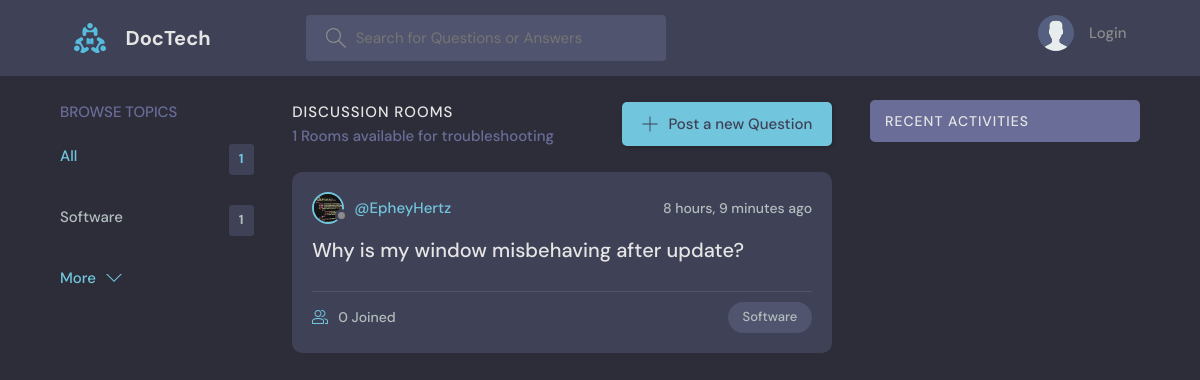
The page / on the database its author committed.
### base/models.py (models this page shows, shortened)
class Topic(models.Model):
    name = models.CharField(max_length=200)

class Room(models.Model):
    host = models.ForeignKey(User, on_delete=models.SET_NULL, null=True)
    topic = models.ForeignKey(Topic, on_delete=models.SET_NULL, null=True)
    name = models.CharField(max_length=200)
    description = models.TextField(null=True, blank=True)
    participants = models.ManyToManyField(
        User, related_name='participants', blank=True)
    updated = models.DateTimeField(auto_now=True)
    created = models.DateTimeField(auto_now_add=True)
    class Meta:
        ordering = ['-updated', '-created']

class User(AbstractUser):
    name = models.CharField(max_length=200, null=True)
    email = models.EmailField(unique=True, null=True)
    bio = models.TextField(null=True)
    avatar = models.ImageField(null=True, default="avatar.svg")
    objects = CustomUserManager()
    USERNAME_FIELD = 'email'
    REQUIRED_FIELDS = []

### base/views.py (the view)
# urls.py: path('', views.home, name="home"),
def home(request):
    q = request.GET.get('q') if request.GET.get('q') != None else ''
    rooms = Room.objects.filter(
        Q(topic__name__icontains=q) |
        Q(name__icontains=q) |
        Q(description__icontains=q)
    )
    topics = Topic.objects.all()[0:5]
    room_count = rooms.count()
    room_messages = Message.objects.filter(
        Q(room__topic__name__icontains=q))[0:3]
    context = {'rooms': rooms, 'topics': topics,
               'room_count': room_count, 'room_messages': room_messages}
    return render(request, 'base/home.html', context)

### base/templates/base/home.html (shortened to what this page needs)
{% extends 'main.html' %}
{% block content %}
<main class="layout layout--3">
  <div class="container">
    {% include 'base/topics_component.html' %}
    <div class="roomList">
      <div class="roomList__header">
        <div>
          <h2>Discussion Rooms</h2>
          <p>{{room_count}} Rooms available for troubleshooting</p>
        </div>
        <a class="btn btn--main" href="{% url 'create-room' %}">
          <svg version="1.1" xmlns="http://www.w3.org/2000/svg" width="32" height="32" viewBox="0 0 32 32">
            <title>add</title>
            <path
              d="M16.943 0.943h-1.885v14.115h-14.115v1.885h14.115v14.115h1.885v-14.115h14.115v-1.885h-14.115v-14.115z">
            </path>
          </svg>
          Post a new Question
        </a>
      </div>
      {% include 'base/feed_component.html' %}
    </div>
    {% include 'base/activity_component.html' %}
  </div>
</main>
{% endblock %}

### base/templates/base/topics_component.html
<div class="topics">
    <div class="topics__header">
        <h2>Browse Topics</h2>
    </div>
    <ul class="topics__list">
        <li>
            <a href="{% url 'home' %}" class="active">All <span>{{topics.count}}</span></a>
        </li>
        {% for topic in topics %}
        <li>
            <a href="{% url 'home' %}?q={{topic.name}}">{{topic.name}}<span>{{topic.room_set.all.count}}</span></a>
        </li>
        {% endfor %}
    </ul>
    <a class="btn btn--link" href="{% url 'topics' %}">
        More
        <svg version="1.1" xmlns="http://www.w3.org/2000/svg" width="32" height="32" viewBox="0 0 32 32">
            <title>chevron-down</title>
            <path d="M16 21l-13-13h-3l16 16 16-16h-3l-13 13z"></path>
        </svg>
    </a>
</div>

### base/templates/base/feed_component.html (shortened to what this page needs)
{% for room in rooms %}
<div class="roomListRoom">
    <div class="roomListRoom__header">
        <a href="{% url 'user-profile' room.host.id %}" class="roomListRoom__author">
            <div class="avatar avatar--small">
                <img src="{{room.host.avatar.url}}" />
            </div>
            <span>@{{room.host.username}}</span>
        </a>
        <div class="roomListRoom__actions">
            <span>{{room.created|timesince}} ago</span>
        </div>
    </div>
    <div class="roomListRoom__content">
        <a href="{% url 'room' room.id %}">{{room.name}}</a>
    </div>
    <div class="roomListRoom__meta">
        <a href="{% url 'room' room.id %}" class="roomListRoom__joined">
            {{room.participants.all.count}} Joined
        </a>
        <p class="roomListRoom__topic">{{room.topic.name}}</p>
    </div>
</div>
{% endfor %}

### static/styles/style.css (style rules this page uses)
:root { --color-main: #71c6dd; --color-main-light: #e1f6fb; --color-dark: #3f4156; --color-dark-medium: #51546e; --color-dark-light: #696d97; --color-light: #e5e5e5; --color-gray: #8b8b8b; --color-light-gray: #b2bdbd; --color-bg: #2d2d39; --color-success: #5dd693; --color-error: #fc4b0b; }
* { font-family: "DM Sans", -apple-system, BlinkMacSystemFont, "Segoe UI", Roboto, Oxygen, Ubuntu, Cantarell, "Open Sans", "Helvetica Neue", sans-serif; margin: 0; padding: 0; box-sizing: border-box; text-rendering: optimizeLegibility; font-size: inherit; }
html { font-size: 56.25%; }
@media only screen and (min-width: 1200px) { html { font-size: 62.5%; } }
body { line-height: 1.6; font-weight: 400; font-size: 1.5rem; color: var(--color-light-gray); background-color: var(--color-bg); min-height: 100vh; }
img { width: 100%; }
a { display: inline-block; color: var(--color-main); text-decoration: none; }
.container { max-width: 120rem; width: 90%; margin: auto; }
.btn { background-color: transparent; border: none; display: inline-flex; align-items: center; gap: 1rem; cursor: pointer; transition: all ease-in-out 0.3s; padding: 1rem 2rem; border-radius: 5px; box-shadow: 1px 1px 3px 1px rgba(0, 0, 0, 0.15); font-weight: 500; }
.btn--link { border-radius: 0; padding: 0; color: var(--color-main); box-shadow: none; }
.btn--main { background-color: var(--color-main); color: var(--color-dark); }
.btn > svg { fill: currentColor; width: 1.6rem; height: 1.6rem; }
.avatar { position: relative; display: inline-block; border-radius: 50%; border: 2px solid var(--color-main); }
.avatar img { display: block; border-radius: 50%; object-fit: cover; object-position: center; }
.avatar::after { content: ""; display: block; position: absolute; background-color: var(--color-gray); z-index: 111; border-radius: 50%; border: 0.3rem solid var(--color-dark); }
.avatar.avatar--small img { width: 2.8rem; height: 2.8rem; }
.avatar.avatar--small:after { width: 0.7rem; height: 0.7rem; bottom: 0px; right: -6px; }
.layout { margin-top: 2.4rem; }
.layout > .container { display: flex; justify-content: space-between; align-items: flex-start; }
.layout--3 > .container > div:first-child { flex-basis: 18%; max-width: 22.5rem; }
.layout--3 > .container > div:nth-child(2) { flex-basis: 50%; }
.topics__header { margin-bottom: 2rem; }
.topics__header h2 { text-transform: uppercase; font-weight: 500; color: var(--color-dark-light); }
.topics__list { list-style: none; }
.topics__list li a { display: flex; justify-content: space-between; margin-bottom: 3rem; font-weight: 500; color: var(--color-light-gray); transition: all 0.3s ease-in-out; }
.topics__list li a.active, .topics__list li a:hover { color: var(--color-main); }
.topics__list li a span { padding: 0.5rem 1rem; background-color: var(--color-dark); border-radius: 3px; font-size: 1.3rem; font-weight: 700; letter-spacing: 1px; }
.roomList__header { display: flex; justify-content: space-between; align-items: center; margin-bottom: 2.4rem; }
.roomList__header h2 { text-transform: uppercase; font-weight: 500; color: var(--color-light); letter-spacing: 1px; }
.roomList__header p { font-weight: 500; color: var(--color-dark-light); }
.roomListRoom { margin-bottom: 2.4rem; background-color: var(--color-dark); border-radius: 1rem; padding: 2rem; }
.roomListRoom__header { display: flex; justify-content: space-between; align-items: center; }
.roomListRoom__author { font-weight: 500; display: flex; align-items: center; gap: 1rem; }
.roomListRoom__actions { display: flex; align-items: flex-start; gap: 1rem; position: relative; }
.roomListRoom__actions span { font-size: 1.4rem; font-weight: 500; }
.roomListRoom__content { margin: 1rem 0; }
.roomListRoom__content a { font-size: 2rem; font-weight: 500; margin-bottom: 1.5rem; color: var(--color-light); transition: all 0.3s ease-in-out; }
.roomListRoom__meta { border-top: 1px solid var(--color-dark-medium); padding-top: 1rem; display: flex; align-items: center; justify-content: space-between; }
.roomListRoom__joined { color: var(--color-light-gray); display: flex; align-items: center; gap: 1rem; font-size: 1.4rem; font-weight: 500; }
.roomListRoom__joined svg { fill: var(--color-main); width: 1.6rem; height: 1.6rem; }
.roomListRoom__topic { padding: 5px 1.5rem; background-color: var(--color-dark-medium); border-radius: 5rem; font-weight: 500; font-size: 1.3rem; }

### rows shown on the page
Topic: name "Software", room_set.all.count "1"
Room: host.avatar (picture), host.username "EpheyHertz", created "8 hours, 9 minutes", name "Why is my window misbehaving after update?", participants.all.count "0", topic.name "Software"

### other values the page prints
{{ topics.count }} "1"
{{ room_count }} "1"
